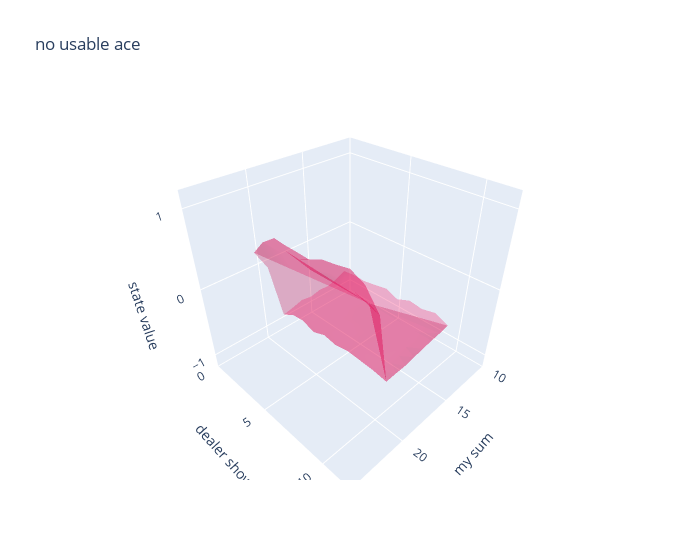

Notebook code for this chart:
### Code cell
fig = go.Figure(
    data=[
        go.Mesh3d(
            x=[v[0][0] for v in V if v[0][2] % 2 == 0],
            y=[v[0][1] for v in V if v[0][2] % 2 == 0],
            z=[v[1] for v in V if v[0][2] % 2 == 0],
            opacity=0.5,
            color="rgba(244,22,100,0.6)",
        )
    ]
)

fig.update_layout(
    title="no usable ace",
    scene=dict(
        xaxis=dict(
            nticks=4,
            title="my sum",
            range=[10, 25],
        ),
        yaxis=dict(
            title="dealer show",
            nticks=4,
            range=[0, 12],
        ),
        zaxis=dict(
            title="state value",
            nticks=4,
            range=[-1.2, 1.2],
        ),
    ),
    width=700,
)

fig.show()

### Figure 1 — Plotly figure (JSON) as saved in the notebook; plotly's stock layout.template omitted (floating-point values rounded to 4 significant figures)
{"data": [{"color": "rgba(244,22,100,0.6)", "opacity": 0.5, "type": "mesh3d", "x": [12, 12, 12, 12, 12, 12, 12, 12, 12, 12, 13, 13, 13, 13, 13, 13, 13, 13, 13, 13, 14, 14, 14, 14, 14, 14, 14, 14, 14, 14, 15, 15, 15, 15, 15, 15, 15, 15, 15, 15, 16, 16, 16, 16, 16, 16, 16, 16, 16, 16, 17, 17, 17, 17, 17, 17, 17, 17, 17, 17, 18, 18, 18, 18, 18, 18, 18, 18, 18, 18, 19, 19, 19, 19, 19, 19, 19, 19, 19, 19, 20, 20, 20, 20, 20, 20, 20, 20, 20, 20, 21, 21, 21, 21, 21, 21, 21, 21, 21, 21], "y": [1, 2, 3, 4, 5, 6, 7, 8, 9, 10, 1, 2, 3, 4, 5, 6, 7, 8, 9, 10, 1, 2, 3, 4, 5, 6, 7, 8, 9, 10, 1, 2, 3, 4, 5, 6, 7, 8, 9, 10, 1, 2, 3, 4, 5, 6, 7, 8, 9, 10, 1, 2, 3, 4, 5, 6, 7, 8, 9, 10, 1, 2, 3, 4, 5, 6, 7, 8, 9, 10, 1, 2, 3, 4, 5, 6, 7, 8, 9, 10, 1, 2, 3, 4, 5, 6, 7, 8, 9, 10, 1, 2, 3, 4, 5, 6, 7, 8, 9, 10], "z": [-0.6039, -0.5824, -0.5872, -0.5557, -0.5163, -0.5882, -0.5076, -0.5334, -0.4863, -0.571, -0.6706, -0.6316, -0.5438, -0.5825, -0.5749, -0.5785, -0.548, -0.5449, -0.5375, -0.5965, -0.7106, -0.5885, -0.6102, -0.6289, -0.5851, -0.575, -0.5743, -0.6166, -0.6038, -0.6123, -0.6984, -0.6362, -0.6102, -0.6412, -0.6042, -0.6022, -0.6108, -0.5824, -0.6095, -0.6375, -0.7312, -0.6196, -0.6348, -0.6576, -0.6678, -0.6334, -0.6253, -0.6059, -0.6272, -0.6623, -0.7052, -0.6335, -0.6744, -0.6757, -0.6693, -0.6981, -0.6389, -0.6221, -0.662, -0.6901, -0.7464, -0.6562, -0.7038, -0.6952, -0.662, -0.6571, -0.6463, -0.6323, -0.6519, -0.6951, -0.7805, -0.6726, -0.6516, -0.7205, -0.6496, -0.6835, -0.6459, -0.6587, -0.6718, -0.705, 0.03004, 0.5121, 0.496, 0.4947, 0.4872, 0.5768, 0.6065, 0.6466, 0.5612, 0.3038, 0.3051, 0.5186, 0.5561, 0.5838, 0.5565, 0.5271, 0.5417, 0.5593, 0.5681, 0.5326]}], "layout": {"scene": {"xaxis": {"nticks": 4, "range": [10, 25], "title": {"text": "my sum"}}, "yaxis": {"nticks": 4, "range": [0, 12], "title": {"text": "dealer show"}}, "zaxis": {"nticks": 4, "range": [-1.2, 1.2], "title": {"text": "state value"}}}, "title": {"text": "no usable ace"}, "width": 700}}
